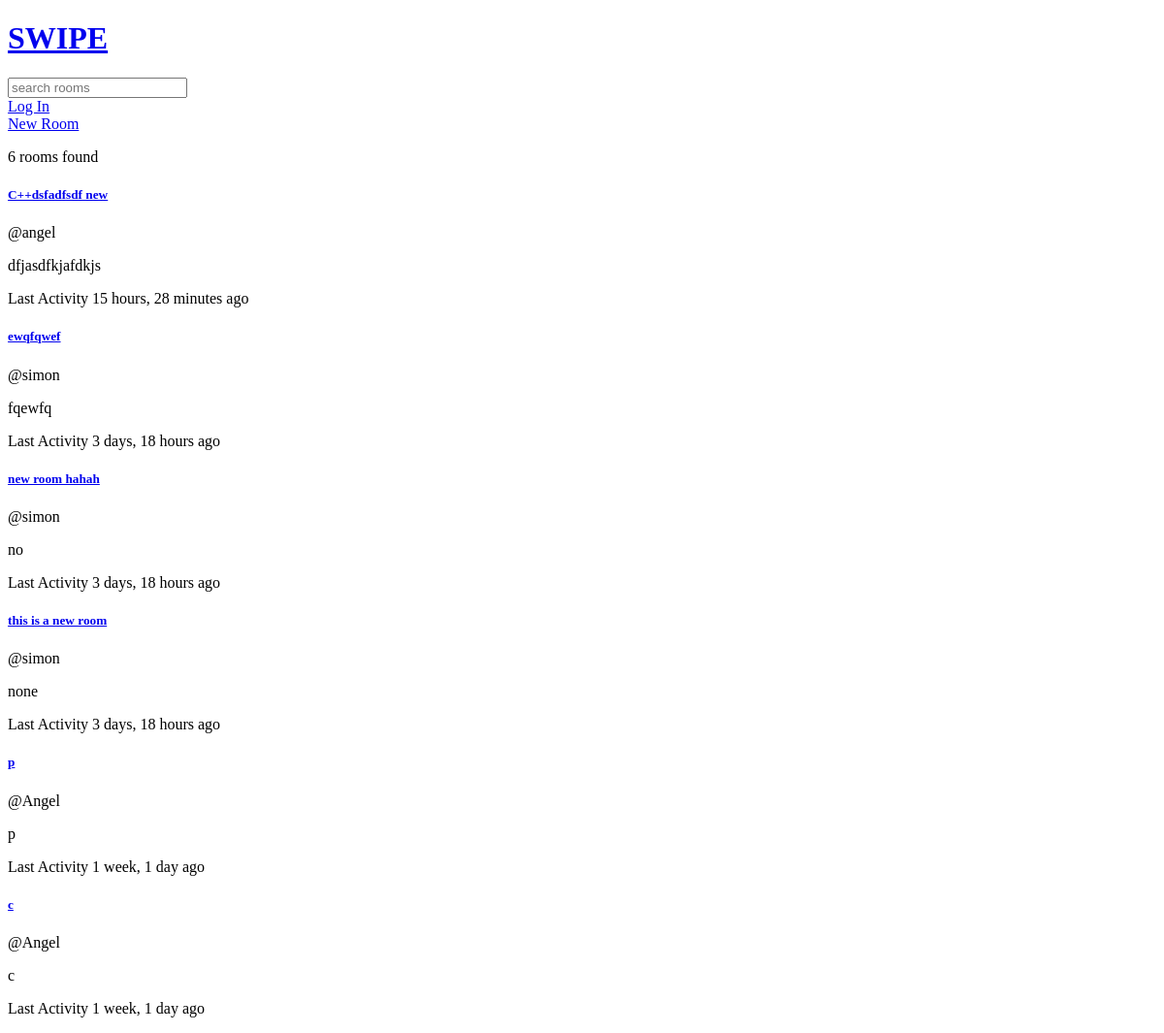
The app's page /, older data.
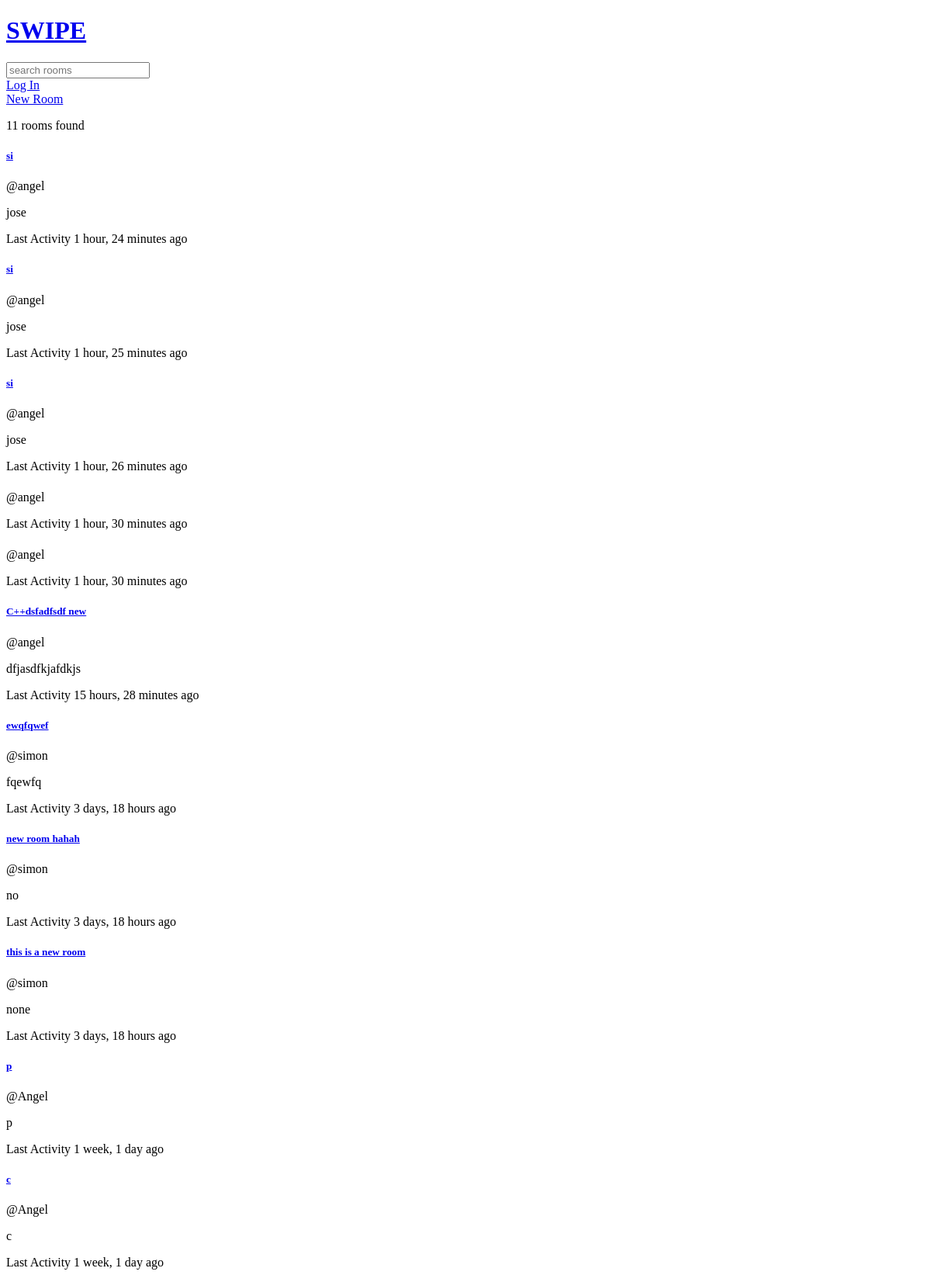
The same page, newer data.
### base/models.py (models this page shows, shortened)
class Room(models.Model):
    host = models.ForeignKey(User, on_delete=models.SET_NULL, null=True)
    name = models.CharField(max_length=150)
    description = models.TextField(null=True, blank=True)
    updated = models.DateTimeField(auto_now=True)
    created = models.DateTimeField(auto_now_add= True)
    class Meta:
        ordering = ['-updated', '-created'] # sort rooms

### base/views.py (the view)
# urls.py: path('', views.home, name='home'),
def home(request):
    q = request.GET.get('q') if request.GET.get('q') != None else ''
    rooms = Room.objects.filter(Q(name__icontains=q) | Q(description__icontains=q))
    room_count = rooms.count()
    context = {'rooms': rooms, 'room_count': room_count}
    return render(request, 'base/home.html', context)

### base/templates/base/home.html
{% extends 'main.html' %}
{% block content %}
<div>
    <a href="{% url 'create-room' %}">New Room</a>
    <p>{{room_count}} rooms found</p>
    <div>
        {% for room in rooms %}
            <div>
                <h5><a href="{% url 'room' room.id %}">{{room.name}}</a></h5>
                <p>@{{room.host.username}}</p>
                <p>{{room.description}}</p>
                <p>Last Activity {{room.updated|timesince}} ago</p>
            </div>
        {% endfor %}
    </div>
</div>
{% endblock content %}

### templates/main.html (shortened to what this page needs)
<!DOCTYPE html>
<html lang="en">
<head>
</head>
<body>
    {% include 'navbar.html' %}
    {% block content %}
    {% endblock content %}
</body>
</html>

### templates/navbar.html
<a href="/">
    <h1>SWIPE</h1>
</a>
<form method="GET" action="{% url 'home' %}">
    <input type="text" name="q" placeholder="search rooms"/>
</form>
{% if request.user.is_authenticated %}
<p>{{request.user.username}}</p>
<a href="{% url 'logout' %}">Log Out</a>
{% else %}
<a href="{% url 'login' %}">Log In</a>
{% endif %}

Row changes from the older to the newer data that the page shows:
added Room: name "si", host.username "angel", description "jose", updated "1 hour, 24 minutes"
added Room: name "si", host.username "angel", description "jose", updated "1 hour, 25 minutes"
added Room: name "si", host.username "angel", description "jose", updated "1 hour, 26 minutes"
added Room: host.username "angel", updated "1 hour, 30 minutes"
added Room: host.username "angel", updated "1 hour, 30 minutes"
Text that changed along with them:
{{ room_count }}: "6" → "11"
